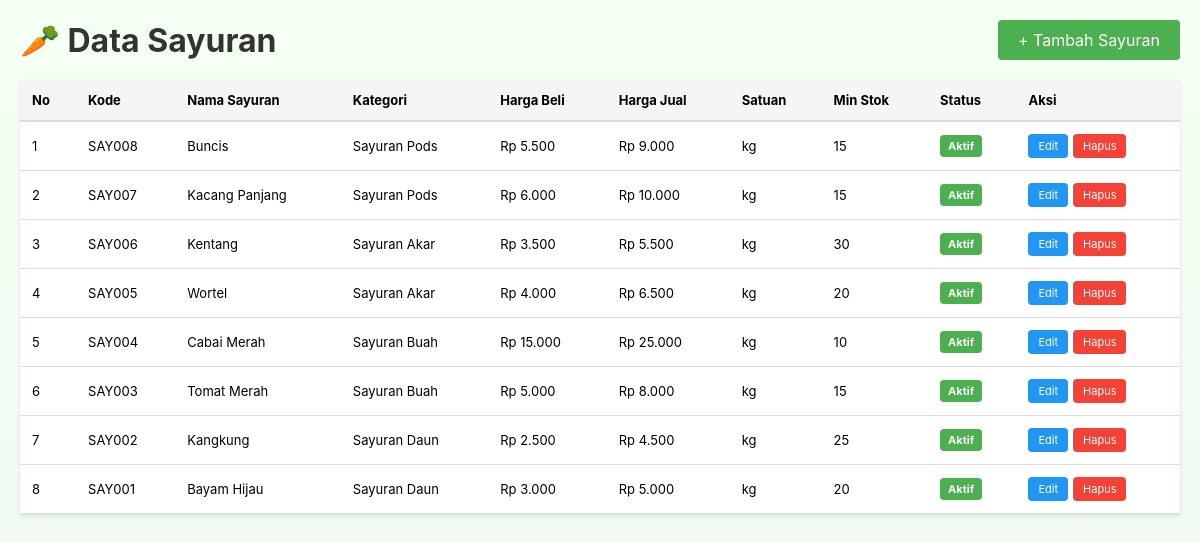
/admin/sayuran.php (signed in), run on the app's committed database.
### tables this page shows
CREATE TABLE `sayuran` (
  `id` int(11) NOT NULL,
  `kode_sayuran` varchar(50) NOT NULL,
  `nama_sayuran` varchar(100) NOT NULL,
  `kategori_id` int(11) NOT NULL,
  `harga_beli` decimal(10,2) NOT NULL,
  `harga_jual` decimal(10,2) NOT NULL,
  `satuan` varchar(20) NOT NULL DEFAULT 'kg',
  `stok_minimum` int(11) DEFAULT 10,
  `deskripsi` text DEFAULT NULL,
  `status` enum('aktif','nonaktif') DEFAULT 'aktif',
  `created_at` timestamp NOT NULL DEFAULT current_timestamp(),
  `updated_at` timestamp NOT NULL DEFAULT current_timestamp() ON UPDATE current_timestamp()
);

CREATE TABLE `kategori_sayuran` (
  `id` int(11) NOT NULL,
  `nama_kategori` varchar(100) NOT NULL,
  `deskripsi` text DEFAULT NULL,
  `status` enum('aktif','nonaktif') DEFAULT 'aktif',
  `created_at` timestamp NOT NULL DEFAULT current_timestamp(),
  `updated_at` timestamp NOT NULL DEFAULT current_timestamp() ON UPDATE current_timestamp()
);

### config/database.php (called while the page is built, shortened)
<?php
function format_rupiah($nominal) {
    return "Rp " . number_format($nominal, 0, ',', '.');
}
?>

### public/admin/sayuran.php (the view, shortened to what this page needs)
<?php
include '../../config/database.php';
$action = $_GET['action'] ?? 'list';
$sayurans = $conn->query("SELECT s.*, k.nama_kategori FROM sayuran s
                         JOIN kategori_sayuran k ON s.kategori_id = k.id
                         ORDER BY s.id DESC");
?>
<!DOCTYPE html>
<html lang="id">
<head>
    <link rel="stylesheet" href="../css/style.css">
</head>
<body>
    <div class="container">
        <?php if ($action == 'list'): ?>
        <div class="header">
            <h1>🥕 Data Sayuran</h1>
            <a href="sayuran.php?action=add" class="btn-add">+ Tambah Sayuran</a>
        </div>
        <table>
            <thead>
                <tr>
                    <th>No</th>
                    <th>Kode</th>
                    <th>Nama Sayuran</th>
                    <th>Kategori</th>
                    <th>Harga Beli</th>
                    <th>Harga Jual</th>
                    <th>Satuan</th>
                    <th>Min Stok</th>
                    <th>Status</th>
                    <th>Aksi</th>
                </tr>
            </thead>
            <tbody>
                <?php $no = 1; while ($say = $sayurans->fetch_assoc()): ?>
                <tr>
                    <td><?php echo $no++; ?></td>
                    <td><?php echo $say['kode_sayuran']; ?></td>
                    <td><?php echo $say['nama_sayuran']; ?></td>
                    <td><?php echo $say['nama_kategori']; ?></td>
                    <td><?php echo format_rupiah($say['harga_beli']); ?></td>
                    <td><?php echo format_rupiah($say['harga_jual']); ?></td>
                    <td><?php echo $say['satuan']; ?></td>
                    <td><?php echo $say['stok_minimum']; ?></td>
                    <td>
                        <span class="badge <?php echo $say['status']; ?>">
                            <?php echo ucfirst($say['status']); ?>
                        </span>
                    </td>
                    <td>
                        <div class="action-btns">
                            <a href="sayuran.php?action=edit&id=<?php echo $say['id']; ?>" class="btn-edit">Edit</a>
                            <a href="sayuran.php?action=delete&id=<?php echo $say['id']; ?>" class="btn-delete" onclick="return confirm('Yakin hapus sayuran ini?')">Hapus</a>
                        </div>
                    </td>
                </tr>
                <?php endwhile; ?>
            </tbody>
        </table>
        <?php endif; ?>
    </div>
</body>
</html>

### public/css/style.css (style rules this page uses)
:root { --container-width:1400px; }
* { margin: 0; padding: 0; box-sizing: border-box; font-family: Inter, system-ui, -apple-system, "Segoe UI", Roboto, "Helvetica Neue", Arial; }
html, body { height: 100%; }
body { background: linear-gradient(180deg, #f6fff4, #eef9f0); }

### public/admin/sayuran.php (style rules this page uses)
.container { max-width: 1200px; margin: 20px auto; padding: 0 20px; }
.header { display: flex; justify-content: space-between; align-items: center; margin-bottom: 20px; }
.header h1 { margin: 0; color: #333; }
.btn-add { background: #4CAF50; color: white; border: none; padding: 10px 20px; border-radius: 4px; cursor: pointer; text-decoration: none; display: inline-block; }
table { width: 100%; border-collapse: collapse; background: white; box-shadow: 0 2px 4px rgba(0,0,0,0.1); font-size: 13px; }
th { background: #f5f5f5; padding: 12px; text-align: left; font-weight: bold; border-bottom: 2px solid #ddd; }
td { padding: 12px; border-bottom: 1px solid #ddd; }
.badge { display: inline-block; padding: 4px 8px; border-radius: 4px; font-size: 11px; font-weight: bold; }
.badge.aktif { background: #4CAF50; color: white; }
.action-btns { display: flex; gap: 5px; }
.btn-edit, .btn-delete { padding: 5px 10px; border: none; border-radius: 4px; cursor: pointer; font-size: 11px; text-decoration: none; display: inline-block; }
.btn-edit { background: #2196F3; color: white; }
.btn-delete { background: #f44336; color: white; }

### data on the page
sayuran: kode_sayuran "SAY008", nama_sayuran "Buncis", kategori.nama_kategori "Sayuran Pods", harga_beli "Rp 5.500", harga_jual "Rp 9.000", satuan "kg", stok_minimum "15", status "Aktif"
sayuran: kode_sayuran "SAY007", nama_sayuran "Kacang Panjang", kategori.nama_kategori "Sayuran Pods", harga_beli "Rp 6.000", harga_jual "Rp 10.000", satuan "kg", stok_minimum "15", status "Aktif"
sayuran: kode_sayuran "SAY006", nama_sayuran "Kentang", kategori.nama_kategori "Sayuran Akar", harga_beli "Rp 3.500", harga_jual "Rp 5.500", satuan "kg", stok_minimum "30", status "Aktif"
sayuran: kode_sayuran "SAY005", nama_sayuran "Wortel", kategori.nama_kategori "Sayuran Akar", harga_beli "Rp 4.000", harga_jual "Rp 6.500", satuan "kg", stok_minimum "20", status "Aktif"
sayuran: kode_sayuran "SAY004", nama_sayuran "Cabai Merah", kategori.nama_kategori "Sayuran Buah", harga_beli "Rp 15.000", harga_jual "Rp 25.000", satuan "kg", stok_minimum "10", status "Aktif"
sayuran: kode_sayuran "SAY003", nama_sayuran "Tomat Merah", kategori.nama_kategori "Sayuran Buah", harga_beli "Rp 5.000", harga_jual "Rp 8.000", satuan "kg", stok_minimum "15", status "Aktif"
sayuran: kode_sayuran "SAY002", nama_sayuran "Kangkung", kategori.nama_kategori "Sayuran Daun", harga_beli "Rp 2.500", harga_jual "Rp 4.500", satuan "kg", stok_minimum "25", status "Aktif"
sayuran: kode_sayuran "SAY001", nama_sayuran "Bayam Hijau", kategori.nama_kategori "Sayuran Daun", harga_beli "Rp 3.000", harga_jual "Rp 5.000", satuan "kg", stok_minimum "20", status "Aktif"
